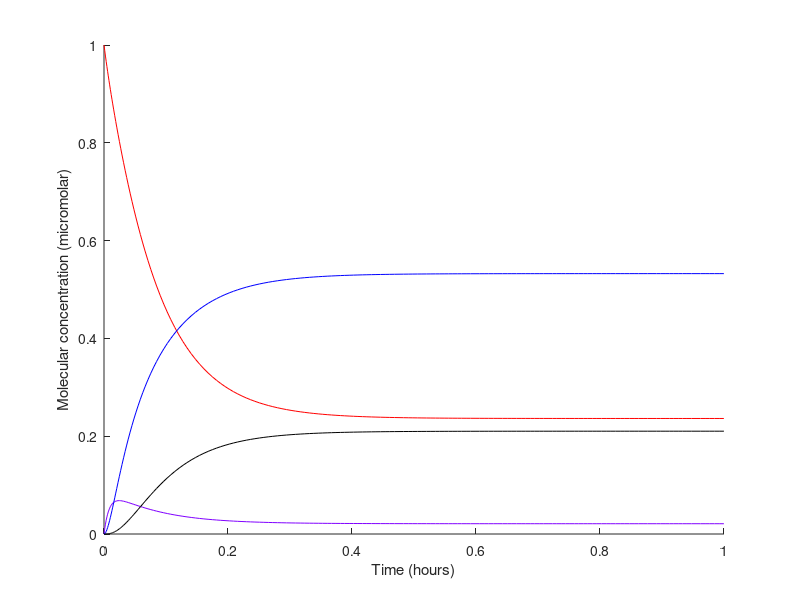

Write the MATLAB code that produced this figure.
%f =@(u,w) -5*u + 6*w   +0.1; %how rna changes
%g =@(u,w) -2*w + 1.2*u; %how protien changes
%
%dxdt = @(t,x)[f(x(1),x(2));
%              g(x(1),x(2))];
%
%[T, X] = ode45(dxdt, [0,150], [0.0,0.14] );
%%if two variables initial condition has two things
%figure; hold on;
%plot(T,X(:,1),'-r'); % red for RNA
%plot(T,X(:,2),'-', 'color', [0.5 0 1]); % purple for protein which is specified bu [0.5 0 1]
%ylabel('Molecular concentration (micromolar)')
%xlabel('Time (hours)')

k_aon = 10;
k_aoff = 10;
k_ion = 10;
k_ioff = 10;
k_icat = 10;
k_acat = 100;
k_tot = 1;
p_tot = 1;

f1 = @(i,ik,a,ap) -k_ion*(k_tot-ik)*i +k_ioff*ik+k_icat*ap;

f2 = @(i,ik,a,ap) k_ion*(k_tot - ik)*i - k_ioff*ik - k_acat*ik;

f3 = @(i,ik,a,ap) -k_aon*(p_tot-ap)*a + k_aoff*ap + k_acat*ik;
 
f4 = @(i,ik,a,ap) k_aon*(p_tot-ap)*a - k_aoff*ap -k_icat*ap;

dxdt = @(t,x)[f1(x(1),x(2),x(3),x(4));
              f2(x(1),x(2),x(3),x(4));
              f3(x(1),x(2),x(3),x(4));
              f4(x(1),x(2),x(3),x(4))];
              

[T, X] = ode45(dxdt, [0,1], [1, 0, 0, 0]);

figure; hold on;
plot(T,X(:,1),'-r'); % red for i
plot(T,X(:,2),'-', 'color', [0.5 0 1]); % purple for i which is specified bu [0.5 0 1]
plot(T, X(:,3),'-b');
plot(T,X(:,4), '-k');
ylabel('Molecular concentration (micromolar)')
xlabel('Time (hours)')